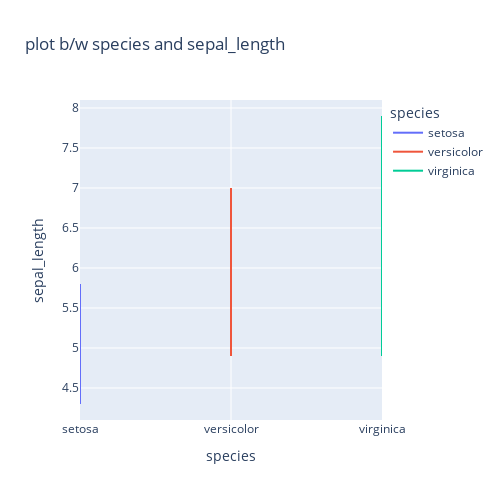

Source (notebook cell):
### Code cell
fig = px.line(iris, x= 'species', y='sepal_length',title='plot b/w species and sepal_length',
              color='species',height=500,width=500, hover_data=['petal_length'])
fig.show()

### Figure 1 — Plotly figure (JSON) as saved in the notebook; plotly's stock layout.template omitted (floating-point values rounded to 4 significant figures)
{"data": [{"customdata": [[1.4], [1.4], [1.3], [1.5], [1.4], [1.7], [1.4], [1.5], [1.4], [1.5], [1.5], [1.6], [1.4], [1.1], [1.2], [1.5], [1.3], [1.4], [1.7], [1.5], [1.7], [1.5], [1], [1.7], [1.9], [1.6], [1.6], [1.5], [1.4], [1.6], [1.6], [1.5], [1.5], [1.4], [1.5], [1.2], [1.3], [1.5], [1.3], [1.5], [1.3], [1.3], [1.3], [1.6], [1.9], [1.4], [1.6], [1.4], [1.5], [1.4]], "hovertemplate": "species=%{x}<br>sepal_length=%{y}<br>petal_length=%{customdata[0]}<extra></extra>", "legendgroup": "setosa", "line": {"color": "#636efa", "dash": "solid"}, "marker": {"symbol": "circle"}, "mode": "lines", "name": "setosa", "orientation": "v", "showlegend": true, "type": "scatter", "x": ["setosa", "setosa", "setosa", "setosa", "setosa", "setosa", "setosa", "setosa", "setosa", "setosa", "setosa", "setosa", "setosa", "setosa", "setosa", "setosa", "setosa", "setosa", "setosa", "setosa", "setosa", "setosa", "setosa", "setosa", "setosa", "setosa", "setosa", "setosa", "setosa", "setosa", "setosa", "setosa", "setosa", "setosa", "setosa", "setosa", "setosa", "setosa", "setosa", "setosa", "setosa", "setosa", "setosa", "setosa", "setosa", "setosa", "setosa", "setosa", "setosa", "setosa"], "xaxis": "x", "y": [5.1, 4.9, 4.7, 4.6, 5, 5.4, 4.6, 5, 4.4, 4.9, 5.4, 4.8, 4.8, 4.3, 5.8, 5.7, 5.4, 5.1, 5.7, 5.1, 5.4, 5.1, 4.6, 5.1, 4.8, 5, 5, 5.2, 5.2, 4.7, 4.8, 5.4, 5.2, 5.5, 4.9, 5, 5.5, 4.9, 4.4, 5.1, 5, 4.5, 4.4, 5, 5.1, 4.8, 5.1, 4.6, 5.3, 5], "yaxis": "y"}, {"customdata": [[4.7], [4.5], [4.9], [4], [4.6], [4.5], [4.7], [3.3], [4.6], [3.9], [3.5], [4.2], [4], [4.7], [3.6], [4.4], [4.5], [4.1], [4.5], [3.9], [4.8], [4], [4.9], [4.7], [4.3], [4.4], [4.8], [5], [4.5], [3.5], [3.8], [3.7], [3.9], [5.1], [4.5], [4.5], [4.7], [4.4], [4.1], [4], [4.4], [4.6], [4], [3.3], [4.2], [4.2], [4.2], [4.3], [3], [4.1]], "hovertemplate": "species=%{x}<br>sepal_length=%{y}<br>petal_length=%{customdata[0]}<extra></extra>", "legendgroup": "versicolor", "line": {"color": "#EF553B", "dash": "solid"}, "marker": {"symbol": "circle"}, "mode": "lines", "name": "versicolor", "orientation": "v", "showlegend": true, "type": "scatter", "x": ["versicolor", "versicolor", "versicolor", "versicolor", "versicolor", "versicolor", "versicolor", "versicolor", "versicolor", "versicolor", "versicolor", "versicolor", "versicolor", "versicolor", "versicolor", "versicolor", "versicolor", "versicolor", "versicolor", "versicolor", "versicolor", "versicolor", "versicolor", "versicolor", "versicolor", "versicolor", "versicolor", "versicolor", "versicolor", "versicolor", "versicolor", "versicolor", "versicolor", "versicolor", "versicolor", "versicolor", "versicolor", "versicolor", "versicolor", "versicolor", "versicolor", "versicolor", "versicolor", "versicolor", "versicolor", "versicolor", "versicolor", "versicolor", "versicolor", "versicolor"], "xaxis": "x", "y": [7, 6.4, 6.9, 5.5, 6.5, 5.7, 6.3, 4.9, 6.6, 5.2, 5, 5.9, 6, 6.1, 5.6, 6.7, 5.6, 5.8, 6.2, 5.6, 5.9, 6.1, 6.3, 6.1, 6.4, 6.6, 6.8, 6.7, 6, 5.7, 5.5, 5.5, 5.8, 6, 5.4, 6, 6.7, 6.3, 5.6, 5.5, 5.5, 6.1, 5.8, 5, 5.6, 5.7, 5.7, 6.2, 5.1, 5.7], "yaxis": "y"}, {"customdata": [[6], [5.1], [5.9], [5.6], [5.8], [6.6], [4.5], [6.3], [5.8], [6.1], [5.1], [5.3], [5.5], [5], [5.1], [5.3], [5.5], [6.7], [6.9], [5], [5.7], [4.9], [6.7], [4.9], [5.7], [6], [4.8], [4.9], [5.6], [5.8], [6.1], [6.4], [5.6], [5.1], [5.6], [6.1], [5.6], [5.5], [4.8], [5.4], [5.6], [5.1], [5.1], [5.9], [5.7], [5.2], [5], [5.2], [5.4], [5.1]], "hovertemplate": "species=%{x}<br>sepal_length=%{y}<br>petal_length=%{customdata[0]}<extra></extra>", "legendgroup": "virginica", "line": {"color": "#00cc96", "dash": "solid"}, "marker": {"symbol": "circle"}, "mode": "lines", "name": "virginica", "orientation": "v", "showlegend": true, "type": "scatter", "x": ["virginica", "virginica", "virginica", "virginica", "virginica", "virginica", "virginica", "virginica", "virginica", "virginica", "virginica", "virginica", "virginica", "virginica", "virginica", "virginica", "virginica", "virginica", "virginica", "virginica", "virginica", "virginica", "virginica", "virginica", "virginica", "virginica", "virginica", "virginica", "virginica", "virginica", "virginica", "virginica", "virginica", "virginica", "virginica", "virginica", "virginica", "virginica", "virginica", "virginica", "virginica", "virginica", "virginica", "virginica", "virginica", "virginica", "virginica", "virginica", "virginica", "virginica"], "xaxis": "x", "y": [6.3, 5.8, 7.1, 6.3, 6.5, 7.6, 4.9, 7.3, 6.7, 7.2, 6.5, 6.4, 6.8, 5.7, 5.8, 6.4, 6.5, 7.7, 7.7, 6, 6.9, 5.6, 7.7, 6.3, 6.7, 7.2, 6.2, 6.1, 6.4, 7.2, 7.4, 7.9, 6.4, 6.3, 6.1, 7.7, 6.3, 6.4, 6, 6.9, 6.7, 6.9, 5.8, 6.8, 6.7, 6.7, 6.3, 6.5, 6.2, 5.9], "yaxis": "y"}], "layout": {"height": 500, "legend": {"title": {"text": "species"}, "tracegroupgap": 0}, "title": {"text": "plot b/w species and sepal_length"}, "width": 500, "xaxis": {"anchor": "y", "autorange": true, "categoryarray": ["setosa", "versicolor", "virginica"], "categoryorder": "array", "domain": [0, 1], "range": [0, 2], "title": {"text": "species"}, "type": "category"}, "yaxis": {"anchor": "x", "autorange": true, "domain": [0, 1], "range": [4.1, 8.1], "title": {"text": "sepal_length"}, "type": "linear"}}}
